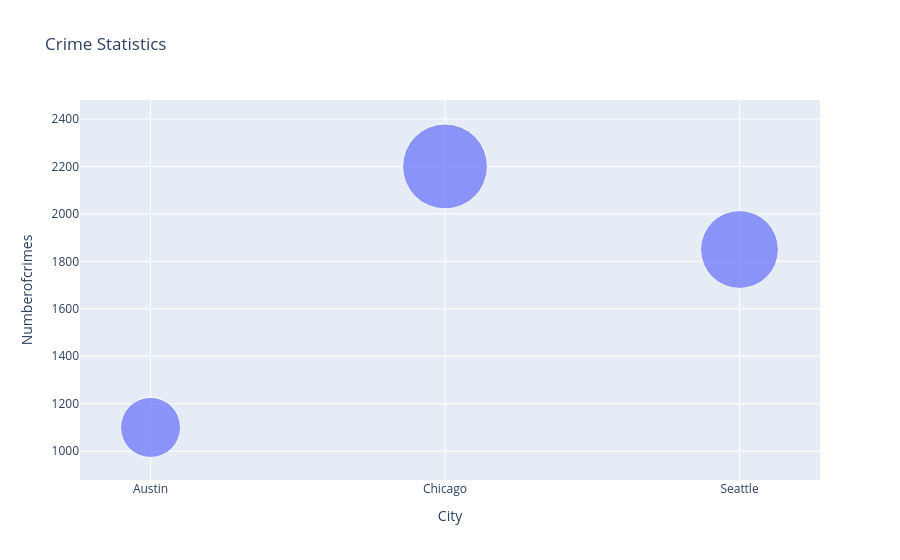

The notebook cell this image was saved under:
### Code cell
## Bubble chart using px.scatter function with x ,y and size varibles defined.Title defined as Crime Statistics
fig = px.scatter(bubble_data, x="City", y="Numberofcrimes", size="Numberofcrimes",
                 hover_name="City", title='Crime Statistics', size_max=60)
fig.show()
# 画出泡泡图进行展示：

### Figure 1 — Plotly figure (JSON) as saved in the notebook; plotly's stock layout.template omitted (floating-point values rounded to 4 significant figures)
{"data": [{"hovertemplate": "<b>%{hovertext}</b><br><br>City=%{x}<br>Numberofcrimes=%{marker.size}<extra></extra>", "hovertext": ["Austin", "Chicago", "Seattle"], "legendgroup": "", "marker": {"color": "#636efa", "size": [1100, 2200, 1850], "sizemode": "area", "sizeref": 0.6111, "symbol": "circle"}, "mode": "markers", "name": "", "orientation": "v", "showlegend": false, "type": "scatter", "x": ["Austin", "Chicago", "Seattle"], "xaxis": "x", "y": [1100, 2200, 1850], "yaxis": "y"}], "layout": {"legend": {"itemsizing": "constant", "tracegroupgap": 0}, "title": {"text": "Crime Statistics"}, "xaxis": {"anchor": "y", "domain": [0, 1], "title": {"text": "City"}}, "yaxis": {"anchor": "x", "domain": [0, 1], "title": {"text": "Numberofcrimes"}}}}
